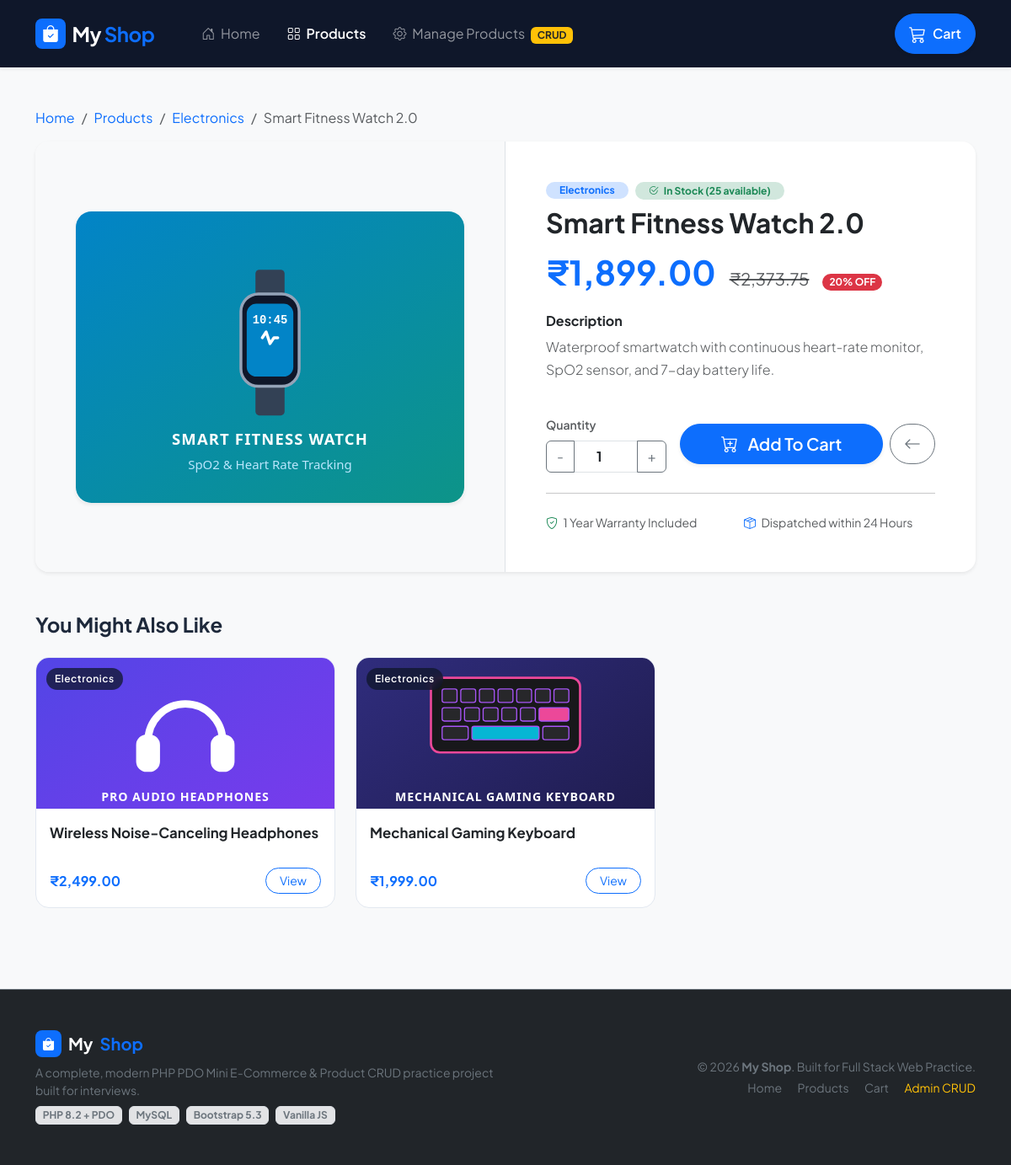
The app's page /product_detail.php?id=2 with its own data.
### tables this page shows
CREATE TABLE `products` (
  `id` INT AUTO_INCREMENT PRIMARY KEY,
  `name` VARCHAR(255) NOT NULL,
  `category` VARCHAR(100) NOT NULL,
  `price` DECIMAL(10, 2) NOT NULL,
  `stock` INT NOT NULL DEFAULT 10,
  `description` TEXT NOT NULL,
  `image` VARCHAR(255) DEFAULT NULL,
  `created_at` TIMESTAMP DEFAULT CURRENT_TIMESTAMP
);

### config/db.php (called while the page is built, shortened)
<?php
function formatPrice($amount) {
    return '₹' . number_format((float)$amount, 2);
}

### product_detail.php (the view, shortened to what this page needs)
<?php
$productId = isset($_GET['id']) ? (int)$_GET['id'] : 0;
require_once __DIR__ . '/config/db.php';
try {
    $stmt = $pdo->prepare("SELECT * FROM products WHERE id = :id");
    $stmt->execute([':id' => $productId]);
    $product = $stmt->fetch();
    $relStmt = $pdo->prepare("SELECT * FROM products WHERE category = :cat AND id != :id LIMIT 3");
    $relStmt->execute([':cat' => $product['category'], ':id' => $productId]);
    $relatedProducts = $relStmt->fetchAll();
} catch (PDOException $e) {
    die("Database query error: " . htmlspecialchars($e->getMessage()));
}
require_once __DIR__ . '/includes/header.php';
$imageFile = !empty($product['image']) && file_exists(__DIR__ . '/assets/uploads/' . $product['image'])
    ? 'assets/uploads/' . htmlspecialchars($product['image'])
    : 'assets/uploads/default_placeholder.svg';
$isOutOfStock = ((int)$product['stock'] <= 0);
?>
<div class="container my-5">
    <nav aria-label="breadcrumb">
        <ol class="breadcrumb">
            <li class="breadcrumb-item"><a href="index.php" class="text-decoration-none">Home</a></li>
            <li class="breadcrumb-item"><a href="products.php" class="text-decoration-none">Products</a></li>
            <li class="breadcrumb-item"><a href="products.php?category=<?php echo urlencode($product['category']); ?>" class="text-decoration-none"><?php echo htmlspecialchars($product['category']); ?></a></li>
            <li class="breadcrumb-item active" aria-current="page"><?php echo htmlspecialchars($product['name']); ?></li>
        </ol>
    </nav>
    <div class="card border-0 shadow-sm rounded-4 overflow-hidden mb-5">
        <div class="row g-0">
            <div class="col-lg-6 bg-light d-flex align-items-center justify-content-center p-4 p-md-5 border-end">
                <img src="<?php echo $imageFile; ?>" alt="<?php echo htmlspecialchars($product['name']); ?>" class="img-fluid rounded-4 shadow-sm" style="max-height: 400px; width: 100%; object-fit: contain;">
            </div>
            <div class="col-lg-6 p-4 p-md-5 d-flex flex-column justify-content-center">
                <div class="d-flex align-items-center gap-2 mb-2">
                    <span class="badge bg-primary-subtle text-primary fw-bold px-3 py-1 rounded-pill">
                        <?php echo htmlspecialchars($product['category']); ?>
                    </span>
                    <?php if ($isOutOfStock): ?>
                        <span class="badge bg-danger-subtle text-danger px-3 py-1 rounded-pill">Out of Stock</span>
                    <?php else: ?>
                        <span class="badge bg-success-subtle text-success px-3 py-1 rounded-pill">
                            <i class="bi bi-check2-circle me-1"></i> In Stock (<?php echo $product['stock']; ?> available)
                        </span>
                    <?php endif; ?>
                </div>
                <h2 class="fw-bolder text-dark mb-3"><?php echo htmlspecialchars($product['name']); ?></h2>
                <div class="d-flex align-items-baseline gap-3 mb-4">
                    <span class="display-6 fw-bold text-primary"><?php echo formatPrice($product['price']); ?></span>
                    <span class="text-muted text-decoration-line-through fs-5">
                        <?php echo formatPrice((float)$product['price'] * 1.25); ?>
                    </span>
                    <span class="badge bg-danger text-white rounded-pill px-2 py-1">20% OFF</span>
                </div>
                <div class="mb-4">
                    <h6 class="fw-bold text-dark mb-2">Description</h6>
                    <p class="text-muted lead fs-6" style="line-height: 1.7;">
                        <?php echo nl2br(htmlspecialchars($product['description'])); ?>
                    </p>
                </div>
                <form action="cart_action.php?action=add" method="POST" class="mt-auto">
                    <div class="row g-3 align-items-center">
                        <div class="col-sm-4">
                            <label class="form-label small fw-semibold text-muted">Quantity</label>
                            <div class="input-group">
                                <button type="button" class="btn btn-outline-secondary" onclick="let input=document.getElementById('detailQtyInput'); if(input.value > 1) input.value--;">-</button>
                                <input type="number" id="detailQtyInput" name="qty" class="form-control text-center fw-bold" value="1" min="1" max="<?php echo max(1, (int)$product['stock']); ?>">
                                <button type="button" class="btn btn-outline-secondary" onclick="let input=document.getElementById('detailQtyInput'); if(input.value < <?php echo (int)$product['stock']; ?>) input.value++;">+</button>
                            </div>
                        </div>
                        <div class="col-sm-8 d-flex gap-2 align-items-end">
                            <?php if (!$isOutOfStock): ?>
                            <button type="button" class="btn btn-primary btn-lg rounded-pill w-100 btn-add-to-cart fw-semibold shadow-sm" data-id="<?php echo $product['id']; ?>">
                                <i class="bi bi-cart-plus me-2"></i> Add To Cart
                            </button>
                            <?php else: ?>
                            <button type="button" class="btn btn-secondary btn-lg rounded-pill w-100" disabled>
                                Currently Out of Stock
                            </button>
                            <?php endif; ?>
                            <a href="products.php" class="btn btn-outline-secondary btn-lg rounded-pill px-3" title="Back to Catalog">
                                <i class="bi bi-arrow-left"></i>
                            </a>
                        </div>
                    </div>
                </form>
                <hr class="my-4">
                <div class="row g-2 text-muted small">
                    <div class="col-6"><i class="bi bi-shield-check text-success me-1"></i> 1 Year Warranty Included</div>
                    <div class="col-6"><i class="bi bi-box-seam text-primary me-1"></i> Dispatched within 24 Hours</div>
                </div>
            </div>
        </div>
    </div>
    <?php if (!empty($relatedProducts)): ?>
    <div class="my-5">
        <h4 class="fw-bold mb-4">You Might Also Like</h4>
        <div class="row row-cols-1 row-cols-md-3 g-4">
            <?php foreach ($relatedProducts as $rel):
                $relImg = !empty($rel['image']) && file_exists(__DIR__ . '/assets/uploads/' . $rel['image'])
                    ? 'assets/uploads/' . htmlspecialchars($rel['image'])
                    : 'assets/uploads/default_placeholder.svg';
            ?>
            <div class="col">
                <div class="product-card">
                    <div class="product-img-wrapper" style="height: 180px;">
                        <img src="<?php echo $relImg; ?>" alt="<?php echo htmlspecialchars($rel['name']); ?>">
                        <span class="product-category-badge"><?php echo htmlspecialchars($rel['category']); ?></span>
                    </div>
                    <div class="p-3">
                        <h6 class="product-title mb-2">
                            <a href="product_detail.php?id=<?php echo $rel['id']; ?>" class="text-decoration-none text-dark">
                                <?php echo htmlspecialchars($rel['name']); ?>
                            </a>
                        </h6>
                        <div class="d-flex justify-content-between align-items-center">
                            <span class="fw-bold text-primary"><?php echo formatPrice($rel['price']); ?></span>
                            <a href="product_detail.php?id=<?php echo $rel['id']; ?>" class="btn btn-sm btn-outline-primary rounded-pill px-3">View</a>
                        </div>
                    </div>
                </div>
            </div>
            <?php endforeach; ?>
        </div>
    </div>
    <?php endif; ?>
</div>
<?php require_once __DIR__ . '/includes/footer.php'; ?>

### assets/css/style.css (style rules this page uses)
:root { --primary-color: #4f46e5; --primary-hover: #4338ca; --secondary-color: #0ea5e9; --dark-bg: #0f172a; --card-radius: 16px; --transition: all 0.25s cubic-bezier(0.4, 0, 0.2, 1); }
body { font-family: 'Plus Jakarta Sans', system-ui, -apple-system, sans-serif; color: #1e293b; background-color: #f8fafc; }
.product-card { border: 1px solid #e2e8f0; border-radius: var(--card-radius); background: #ffffff; transition: var(--transition); overflow: hidden; display: flex; flex-direction: column; height: 100%; }
.product-img-wrapper { position: relative; background: #f8fafc; height: 220px; overflow: hidden; display: flex; align-items: center; justify-content: center; border-bottom: 1px solid #f1f5f9; }
.product-img-wrapper img { max-height: 100%; width: 100%; object-fit: cover; transition: transform 0.4s ease; }
.product-category-badge { position: absolute; top: 12px; left: 12px; background: rgba(15, 23, 42, 0.75); backdrop-filter: blur(4px); color: #ffffff; font-size: 0.75rem; font-weight: 600; padding: 4px 10px; border-radius: 20px; letter-spacing: 0.5px; }
.product-title { font-size: 1.05rem; font-weight: 700; color: #0f172a; line-height: 1.4; display: -webkit-box; -webkit-line-clamp: 2; -webkit-box-orient: vertical; overflow: hidden; min-height: 2.8rem; }

### records on screen
products: category "Electronics", name "Smart Fitness Watch 2.0", image (picture), stock "25", price "₹1,899.00", formatPrice((float)$product['price']*1.25) "₹2,373.75", description "Waterproof smartwatch with continuous heart-rate monitor, SpO2 sensor, and 7-day battery life."
products: image (picture), category "Electronics", name "Wireless Noise-Canceling Headphones", price "₹2,499.00"
products: image (picture), category "Electronics", name "Mechanical Gaming Keyboard", price "₹1,999.00"
